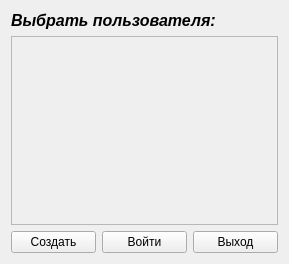
<?xml version="1.0" encoding="UTF-8"?>
<ui version="4.0">
 <class>Users</class>
 <widget class="QWidget" name="Users">
  <property name="geometry">
   <rect>
    <x>0</x>
    <y>0</y>
    <width>289</width>
    <height>264</height>
   </rect>
  </property>
  <property name="windowTitle">
   <string>Пользователи</string>
  </property>
  <layout class="QGridLayout" name="gridLayout">
   <item row="2" column="0">
    <widget class="QPushButton" name="m_createUser_pb">
     <property name="text">
      <string>Создать</string>
     </property>
    </widget>
   </item>
   <item row="2" column="1">
    <widget class="QPushButton" name="m_enterUser_pb">
     <property name="text">
      <string>Войти</string>
     </property>
    </widget>
   </item>
   <item row="2" column="2">
    <widget class="QPushButton" name="m_quit_pb">
     <property name="text">
      <string>Выход</string>
     </property>
    </widget>
   </item>
   <item row="1" column="0" colspan="3">
    <widget class="QScrollArea" name="m_users_sa">
     <property name="widgetResizable">
      <bool>true</bool>
     </property>
     <widget class="QWidget" name="scrollAreaWidgetContents">
      <property name="geometry">
       <rect>
        <x>0</x>
        <y>0</y>
        <width>269</width>
        <height>189</height>
       </rect>
      </property>
     </widget>
    </widget>
   </item>
   <item row="0" column="0" colspan="3">
    <widget class="QLabel" name="m_selectUser_l">
     <property name="font">
      <font>
       <pointsize>12</pointsize>
       <weight>75</weight>
       <italic>true</italic>
       <bold>true</bold>
      </font>
     </property>
     <property name="text">
      <string>Выбрать пользователя:</string>
     </property>
    </widget>
   </item>
  </layout>
 </widget>
 <resources/>
 <connections/>
</ui>
